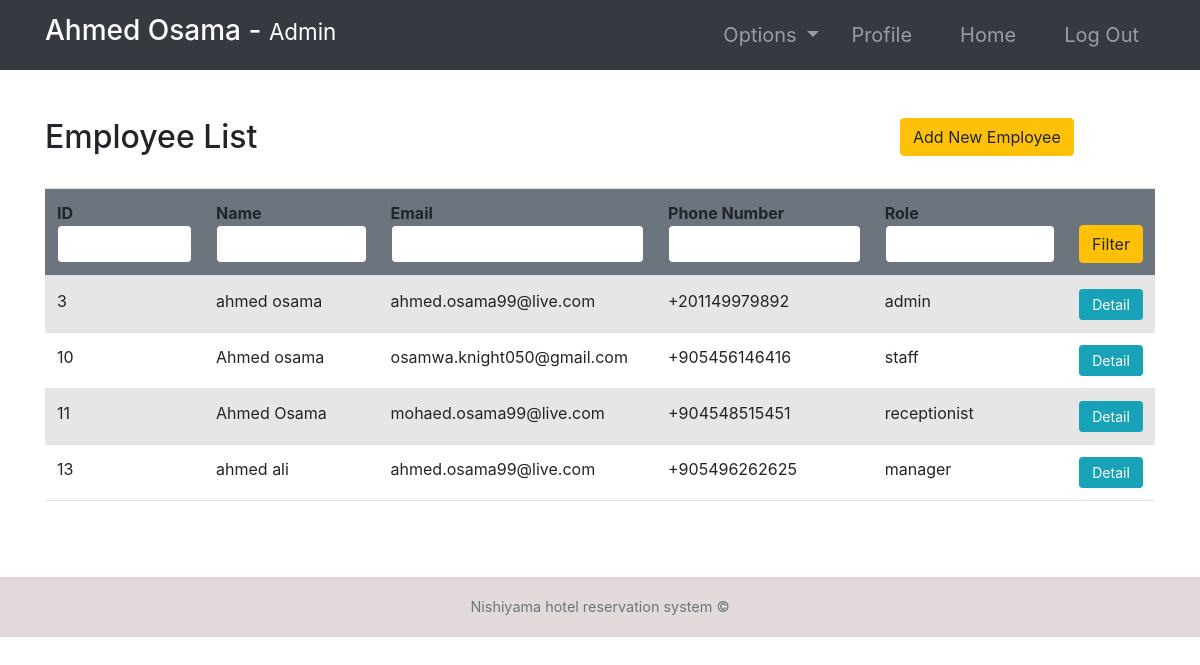
Page /employees/ (signed in) on the committed database.
### accounts/models.py (models this page shows, shortened)
class Employee(models.Model):
    user = models.OneToOneField(User, null=True, on_delete=models.CASCADE)
    phoneNumber = PhoneNumberField(unique=True)
    salary = models.FloatField()

### accounts/views.py (the view, shortened to what this page needs)
# urls.py: path('employees/', employees, name="employees"),
@login_required(login_url='login')
def employees(request):
    role = str(request.user.groups.all()[0])
    path = role + "/"
    employees = Employee.objects.all()
    context = {
        "role": role,
        "employees": employees
    }
    return render(request, path + "employees.html", context)

### Templates/admin/employees.html
{% extends '../index.html' %}
{% block context %}
{% include '../common_pages/authorized-employees.html' %}
{% endblock %}

### Templates/incs/nav.html (shortened to what this page needs)
<link rel="stylesheet" href="https://cdn.jsdelivr.net/npm/bootstrap@4.6.0/dist/css/bootstrap.min.css"
>
<nav class="navbar navbar-dark bg-dark navbar-expand-lg py-1 " role="navigation" >
    <div class="container" >
        <a href="" class="navbar-brand">
            <h3 class="text-capitalize">
                {{ request.user.first_name }} {{ request.user.last_name }} -
                <small>
                    {{ role }}
                </small>
            </h3>
        </a>
        <div class="collapse navbar-collapse" id="navbarTags">
            <ul class="navbar-nav ml-auto">
                <li class="nav-item dropdown p-2">
                    <a class="nav-link dropdown-toggle" href="#" id="navbarDropdown" role="button"
                        data-toggle="dropdown" aria-haspopup="true" aria-expanded="false">
                        Options
                    </a>
                </li>
                <li class="nav-item mr-3 p-2">
                    {% if role == 'staff' or role == 'receptionist' or role == 'admin' or role == 'manager' %}
                    <a href="{% url 'employee-profile' user.id %}" class="nav-link">Profile</a>
                    {% endif %}
                </li>
                <li class="nav-item mr-3 p-2">
                    <a href="{% url 'Home'  %}" class="nav-link">Home</a>
                </li>
                <li class="nav-item p-2 ">
                    <a href="{% url 'logout' %}" class="nav-link">Log Out</a>
                </li>
            </ul>
        </div>
    </div>
</nav>

### Templates/common_pages/authorized-employees.html (shortened to what this page needs)
<div class="container py-5">
    <div class="table-header row">
        <div class="col-sm-12 col-md-12 col-lg-9 mb-4">
            <h2>Employee List</h2>
        </div>
        {% if  role == "manager" or role == "admin"%}
        <div class="col-sm-12 col-md-12 col-lg-3 mb-4">
            <a href="{% url 'add-employee' %}" class="btn btn-warning">Add New Employee</a>
        </div>
        {% endif %}
    </div>
    <table class="table table-hover table-striped">
        <thead class="bg-secondary rounded">
            <tr>
                <form action="" method="POST">
                    <th>ID<input type="int" name="id" value="{{id}}" class="form-control border border-secondary"></th>
                    <th>Name<input type="text" name="name" value="{{name}}"
                            class="form-control border border-secondary"></th>
                    <th>Email<input type="text" name="email" value="{{email}}"
                            class="form-control border border-secondary"></th>
                    <th>Phone Number<input type="number" name="number" value="{{number}}"
                            class="form-control border border-secondary">
                    <th>Role<input type="text" name="filterRole" value="{{filterRole}}"
                            class="form-control border border-secondary"></th>
                    <th><button type="submit" name="filter" class="btn btn-warning w-100">Filter</button></th>
                </form>
            </tr>
        </thead>
        <tbody>
            {% for employee in employees %}
            <tr>
                <td>{{ employee.user.id }}</td>
                <td>{{ employee.user.first_name }} {{ employee.user.last_name }}</td>
                <td>{{ employee.user.email }}</td>
                <td>{{ employee.phoneNumber }}</td>
                <td>{{ employee.user.groups.first }}</td>
                <td> <a href="{% url 'employee-profile' employee.user.id  %}"
                        class="btn btn-sm btn-info w-100">Detail</a>
                </td>
            </tr>
            {% endfor %}
        </tbody>
    </table>
</div>

### static/css/main.css (style rules this page uses)
* { margin: 0; padding: 0; -webkit-font-smoothing: antialiased; }
body { position: relative; }
nav .nav-item { font-size: 20px; }

### rows in the picture
Employee: user.id "3", user.first_name "ahmed", user.last_name "osama", user.email "ahmed.osama99@live.com", phoneNumber "+201149979892", user.groups.first "admin"
Employee: user.id "10", user.first_name "Ahmed", user.last_name "osama", user.email "osamwa.knight050@gmail.com", phoneNumber "+905456146416", user.groups.first "staff"
Employee: user.id "11", user.first_name "Ahmed", user.last_name "Osama", user.email "mohaed.osama99@live.com", phoneNumber "+904548515451", user.groups.first "receptionist"
Employee: user.id "13", user.first_name "ahmed", user.last_name "ali", user.email "ahmed.osama99@live.com", phoneNumber "+905496262625", user.groups.first "manager"

### other values in the picture
{{ request.user.first_name }} "Ahmed"
{{ request.user.last_name }} "Osama"
{{ role }} "Admin"
